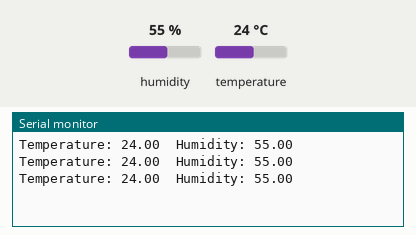
A sketch run on a simulated ESP8266 (NodeMCU). Shown: the last lines printed to the serial monitor. The inputs (shaded band) are chosen by the test bench; at power-on: humidity 55 %, temperature 24 °C.

Above: at 2.8 s.
2.9 s: humidity set to 22 %
At 5.5 s:
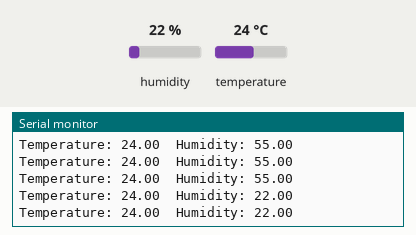
5.6 s: temperature set to 12 °C
At 7.7 s:
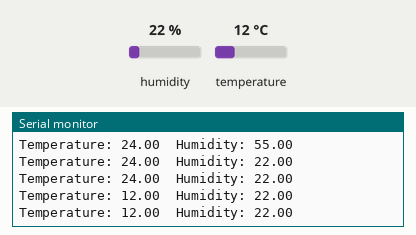
8.3 s: humidity set to 40 %
At 9.9 s:
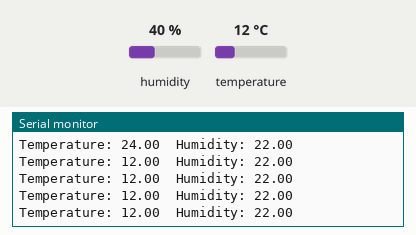
Timing chart, 0 to 11.4 s (numbered marks = the images above; inputs shaded):
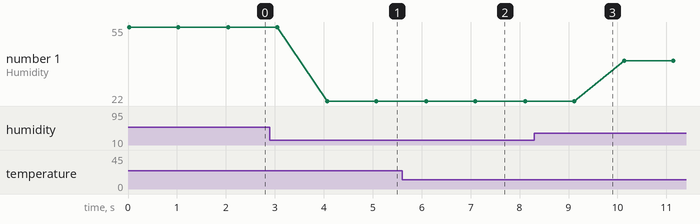

The sketch:

Sensor_Data.ino
```cpp
#include "DHT.h"

DHT dht(D2, DHT11);

void setup() {
  // put your setup code here, to run once:
  Serial.begin(9600);
  dht.begin();
}

void loop() {
  // put your main code here, to run repeatedly:

  float h = dht.readHumidity();
  float t = dht.readTemperature();

  Serial.print("Temperature: ");
  Serial.print(t);
  Serial.print("\t");
  Serial.print("Humidity: ");
  Serial.println(h);
  delay(1000);
}
```

Measured:
- after the input at 2.9 s, the serial monitor: prints a new line after 1.2 s (image 1)
- after the input at 5.6 s, the serial monitor: prints a new line after 0.49 s (image 2)
- plotted number 1: 55 → 22 after the input at 2.9 s, 22 → 40 after the input at 8.3 s
